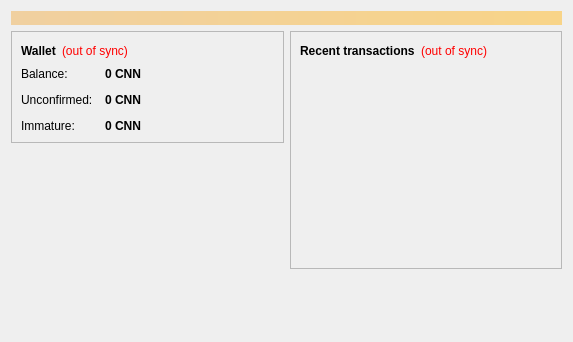
<?xml version="1.0" encoding="UTF-8"?>
<ui version="4.0">
 <class>OverviewPage</class>
 <widget class="QWidget" name="OverviewPage">
  <property name="geometry">
   <rect>
    <x>0</x>
    <y>0</y>
    <width>573</width>
    <height>342</height>
   </rect>
  </property>
  <property name="windowTitle">
   <string>Form</string>
  </property>
  <layout class="QVBoxLayout" name="topLayout">
   <item>
    <widget class="QLabel" name="labelAlerts">
     <property name="visible">
      <bool>false</bool>
     </property>
     <property name="styleSheet">
      <string notr="true">background-color: qlineargradient(x1: 0, y1: 0, x2: 1, y2: 0, stop:0 #F0D0A0, stop:1 #F8D488); color:#000000;</string>
     </property>
     <property name="wordWrap">
      <bool>true</bool>
     </property>
     <property name="margin">
      <number>3</number>
     </property>
    </widget>
   </item>
   <item>
    <layout class="QHBoxLayout" name="horizontalLayout" stretch="1,1">
     <item>
      <layout class="QVBoxLayout" name="verticalLayout_2">
       <item>
        <widget class="QFrame" name="frame">
         <property name="frameShape">
          <enum>QFrame::StyledPanel</enum>
         </property>
         <property name="frameShadow">
          <enum>QFrame::Raised</enum>
         </property>
         <layout class="QVBoxLayout" name="verticalLayout_4">
          <item>
           <layout class="QHBoxLayout" name="horizontalLayout_4">
            <item>
             <widget class="QLabel" name="label_5">
              <property name="font">
               <font>
                <weight>75</weight>
                <bold>true</bold>
               </font>
              </property>
              <property name="text">
               <string>Wallet</string>
              </property>
             </widget>
            </item>
            <item>
             <widget class="QLabel" name="labelWalletStatus">
              <property name="toolTip">
               <string>The displayed information may be out of date. Your wallet automatically synchronizes with the Canon network after a connection is established, but this process has not completed yet.</string>
              </property>
              <property name="styleSheet">
               <string notr="true">QLabel { color: red; }</string>
              </property>
              <property name="text">
               <string notr="true">(out of sync)</string>
              </property>
              <property name="alignment">
               <set>Qt::AlignLeading|Qt::AlignLeft|Qt::AlignVCenter</set>
              </property>
             </widget>
            </item>
            <item>
             <spacer name="horizontalSpacer_2">
              <property name="orientation">
               <enum>Qt::Horizontal</enum>
              </property>
              <property name="sizeHint" stdset="0">
               <size>
                <width>40</width>
                <height>20</height>
               </size>
              </property>
             </spacer>
            </item>
           </layout>
          </item>
          <item>
           <layout class="QFormLayout" name="formLayout_2">
            <property name="fieldGrowthPolicy">
             <enum>QFormLayout::AllNonFixedFieldsGrow</enum>
            </property>
            <property name="horizontalSpacing">
             <number>12</number>
            </property>
            <property name="verticalSpacing">
             <number>12</number>
            </property>
            <item row="0" column="0">
             <widget class="QLabel" name="label">
              <property name="text">
               <string>Balance:</string>
              </property>
             </widget>
            </item>
            <item row="0" column="1">
             <widget class="QLabel" name="labelBalance">
              <property name="font">
               <font>
                <weight>75</weight>
                <bold>true</bold>
               </font>
              </property>
              <property name="cursor">
               <cursorShape>IBeamCursor</cursorShape>
              </property>
              <property name="toolTip">
               <string>Your current balance</string>
              </property>
              <property name="text">
               <string notr="true">0 CNN</string>
              </property>
              <property name="textInteractionFlags">
               <set>Qt::LinksAccessibleByMouse|Qt::TextSelectableByKeyboard|Qt::TextSelectableByMouse</set>
              </property>
             </widget>
            </item>
            <item row="1" column="0">
             <widget class="QLabel" name="label_3">
              <property name="text">
               <string>Unconfirmed:</string>
              </property>
             </widget>
            </item>
            <item row="1" column="1">
             <widget class="QLabel" name="labelUnconfirmed">
              <property name="font">
               <font>
                <weight>75</weight>
                <bold>true</bold>
               </font>
              </property>
              <property name="cursor">
               <cursorShape>IBeamCursor</cursorShape>
              </property>
              <property name="toolTip">
               <string>Total of transactions that have yet to be confirmed, and do not yet count toward the current balance</string>
              </property>
              <property name="text">
               <string notr="true">0 CNN</string>
              </property>
              <property name="textInteractionFlags">
               <set>Qt::LinksAccessibleByMouse|Qt::TextSelectableByKeyboard|Qt::TextSelectableByMouse</set>
              </property>
             </widget>
            </item>
            <item row="2" column="0">
             <widget class="QLabel" name="labelImmatureText">
              <property name="text">
               <string>Immature:</string>
              </property>
             </widget>
            </item>
            <item row="2" column="1">
             <widget class="QLabel" name="labelImmature">
              <property name="font">
               <font>
                <weight>75</weight>
                <bold>true</bold>
               </font>
              </property>
              <property name="toolTip">
               <string>Mined balance that has not yet matured</string>
              </property>
              <property name="text">
               <string notr="true">0 CNN</string>
              </property>
              <property name="textInteractionFlags">
               <set>Qt::LinksAccessibleByMouse|Qt::TextSelectableByKeyboard|Qt::TextSelectableByMouse</set>
              </property>
             </widget>
            </item>
           </layout>
          </item>
         </layout>
        </widget>
       </item>
       <item>
        <spacer name="verticalSpacer">
         <property name="orientation">
          <enum>Qt::Vertical</enum>
         </property>
         <property name="sizeHint" stdset="0">
          <size>
           <width>20</width>
           <height>40</height>
          </size>
         </property>
        </spacer>
       </item>
	     <item>
         <widget class="QLabel" name="label_wallet_bgcoin">
          <property name="text">
           <string/>
          </property>
          <property name="pixmap">
           <pixmap resource="../bitcoin.qrc">:/images/wallet_bgcoin</pixmap>
          </property>
          <property name="scaledContents">
           <bool>false</bool>
          </property>
          <property name="alignment">
           <set>Qt::AlignCenter</set>
          </property>
          <property name="margin">
           <number>-2</number>
          </property>
         </widget>
        </item>
      </layout>
     </item>
     <item>
      <layout class="QVBoxLayout" name="verticalLayout_3">
       <item>
        <widget class="QFrame" name="frame_2">
         <property name="frameShape">
          <enum>QFrame::StyledPanel</enum>
         </property>
         <property name="frameShadow">
          <enum>QFrame::Raised</enum>
         </property>
         <layout class="QVBoxLayout" name="verticalLayout">
          <item>
           <layout class="QHBoxLayout" name="horizontalLayout_2">
            <item>
             <widget class="QLabel" name="label_4">
              <property name="text">
               <string>&lt;b&gt;Recent transactions&lt;/b&gt;</string>
              </property>
             </widget>
            </item>
            <item>
             <widget class="QLabel" name="labelTransactionsStatus">
              <property name="toolTip">
               <string>The displayed information may be out of date. Your wallet automatically synchronizes with the Canon network after a connection is established, but this process has not completed yet.</string>
              </property>
              <property name="styleSheet">
               <string notr="true">QLabel { color: red; }</string>
              </property>
              <property name="text">
               <string notr="true">(out of sync)</string>
              </property>
              <property name="alignment">
               <set>Qt::AlignRight|Qt::AlignTrailing|Qt::AlignVCenter</set>
              </property>
             </widget>
            </item>
            <item>
             <spacer name="horizontalSpacer">
              <property name="orientation">
               <enum>Qt::Horizontal</enum>
              </property>
              <property name="sizeHint" stdset="0">
               <size>
                <width>40</width>
                <height>20</height>
               </size>
              </property>
             </spacer>
            </item>
           </layout>
          </item>
          <item>
           <widget class="QListView" name="listTransactions">
            <property name="styleSheet">
             <string notr="true">QListView { background: transparent; }</string>
            </property>
            <property name="frameShape">
             <enum>QFrame::NoFrame</enum>
            </property>
            <property name="verticalScrollBarPolicy">
             <enum>Qt::ScrollBarAlwaysOff</enum>
            </property>
            <property name="horizontalScrollBarPolicy">
             <enum>Qt::ScrollBarAlwaysOff</enum>
            </property>
            <property name="selectionMode">
             <enum>QAbstractItemView::NoSelection</enum>
            </property>
           </widget>
          </item>
         </layout>
        </widget>
       </item>
       <item>
        <spacer name="verticalSpacer_2">
         <property name="orientation">
          <enum>Qt::Vertical</enum>
         </property>
         <property name="sizeHint" stdset="0">
          <size>
           <width>20</width>
           <height>40</height>
          </size>
         </property>
        </spacer>
       </item>
      </layout>
     </item>
    </layout>
   </item>
  </layout>
 </widget>
 <resources/>
 <connections/>
</ui>
